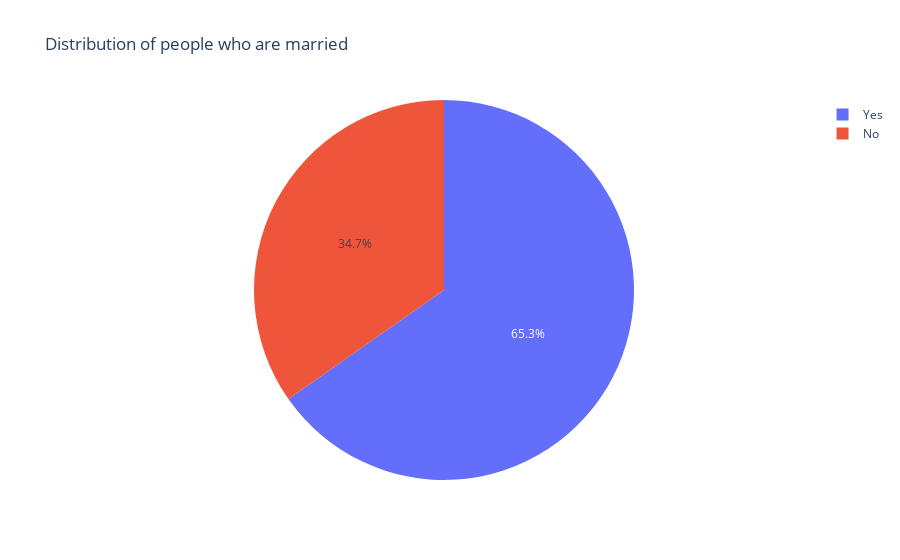

Source (notebook cell):
### Code cell
value_viz('ever_married','Distribution of people who are married')

### Figure 1 — Plotly figure (JSON) as saved in the notebook; plotly's stock layout.template omitted (floating-point values rounded to 4 significant figures; data arrays with more than 128 entries replaced by an {"elided": "..."} marker saying what was removed)
{"data": [{"domain": {"x": [0, 1], "y": [0, 1]}, "hovertemplate": "ever_married=%{label}<extra></extra>", "labels": {"elided": "4909 str values"}, "legendgroup": "", "name": "", "showlegend": true, "type": "pie"}], "layout": {"legend": {"tracegroupgap": 0}, "title": {"text": "Distribution of people who are married"}}}
